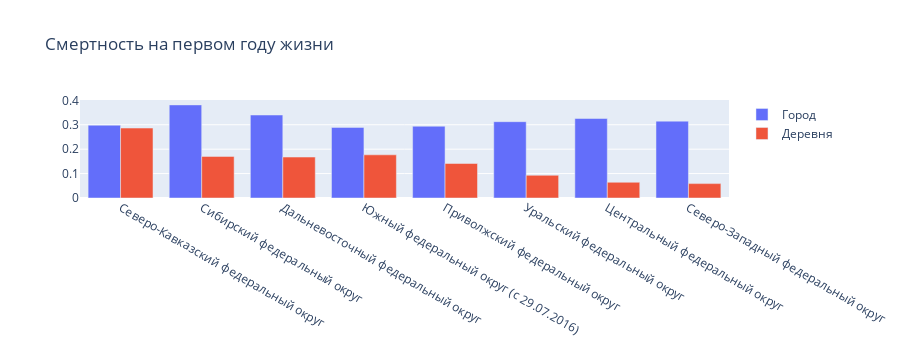

The notebook cell this image was saved under:
### Markdown cell above
Видим, что так же присутствуют выбросы как и в численности населения, т.к. чем больше неаселение тем больше рождаемость и количество смертей.
Для понимания проблемы со смертностью необходимо рассмотреть цифры на уровне региона и федеральных округов.

### Code cell
mask = data.copy()
mask = mask.groupby('Федеральный округ')[['Новорожденные','число умерших детей на первом году жизни в деревне 2020','число умерших детей на первом году жизни в городе 2020']].sum()
mask['% деревня'] = mask['число умерших детей на первом году жизни в деревне 2020']*100/mask['Новорожденные']
mask['% город'] = mask['число умерших детей на первом году жизни в городе 2020']*100/mask['Новорожденные']
mask['sum'] = mask['% деревня'] + mask['% город']
mask_sort = mask.sort_values(by='sum',ascending=False)
mask_sort = mask_sort.reset_index()


fig = go.Figure(layout={'title':'Смертность на первом году жизни','height':350})
fig.add_trace(go.Bar(x=mask_sort['Федеральный округ'],y=mask_sort['% город'],name='Город'))
fig.add_trace(go.Bar(x=mask_sort['Федеральный округ'],y=mask_sort['% деревня'],name='Деревня'))

### Figure 1 — Plotly figure (JSON) as saved in the notebook; plotly's stock layout.template omitted (floating-point values rounded to 4 significant figures)
{"data": [{"name": "Город", "type": "bar", "x": ["Северо-Кавказский федеральный округ", "Сибирский федеральный округ", "Дальневосточный федеральный округ", "Южный федеральный округ (с 29.07.2016)", "Приволжский федеральный округ", "Уральский федеральный округ", "Центральный федеральный округ", "Северо-Западный федеральный округ"], "y": [0.2983, 0.3814, 0.34, 0.2893, 0.294, 0.3127, 0.3256, 0.3149]}, {"name": "Деревня", "type": "bar", "x": ["Северо-Кавказский федеральный округ", "Сибирский федеральный округ", "Дальневосточный федеральный округ", "Южный федеральный округ (с 29.07.2016)", "Приволжский федеральный округ", "Уральский федеральный округ", "Центральный федеральный округ", "Северо-Западный федеральный округ"], "y": [0.2866, 0.1704, 0.1678, 0.1769, 0.1415, 0.09304, 0.06439, 0.0589]}], "layout": {"height": 350, "title": {"text": "Смертность на первом году жизни"}}}
